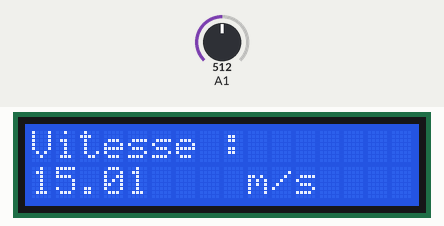
This sketch was run on a simulated Arduino Uno, built with avr-gcc and run on an emulated ATmega328P. Shown: 16×2 character LCD. The test bench sets the inputs (shaded band); at power-on: A1 = 512. What the sketch prints to the serial monitor is not drawn.

Above: at 1.2 s.
1.3 s: A1 set to 716
At 2.5 s:
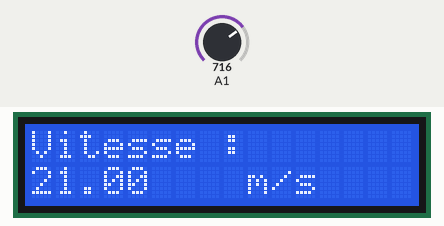
2.8 s: A1 set to 900
At 3.1 s:
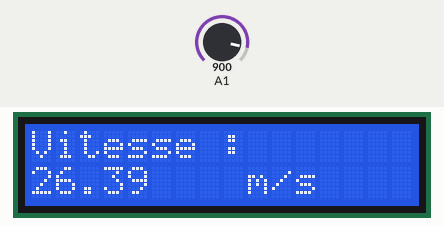
4.3 s: A1 set to 1023
At 4.8 s:
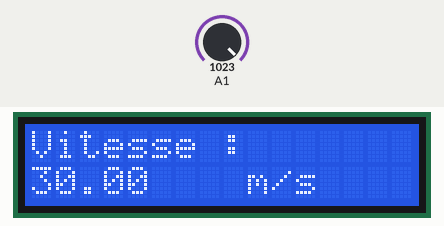
Timing chart, 0 to 7.3 s (numbered marks = the images above; inputs shaded):
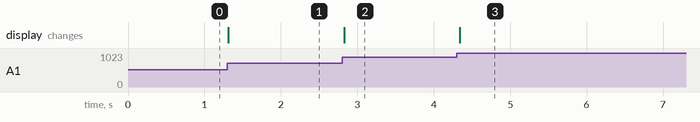

The sketch:

anemometre_lcd.ino
```cpp
// (licence header left out)
#include <LiquidCrystal.h>
LiquidCrystal lcd(8,9, 4, 5, 6, 7);

long temps;

void setup()
{
  Serial.begin(9600);
  lcd.begin(16,2);
}

void loop()
{
  temps = millis();
  int sensorValue = analogRead(A1);
  float outvoltage = sensorValue * (5.0 / 1023.0);
//  Serial.print("outvoltage = ");
//  Serial.print(outvoltage);
//  Serial.println("V");
  float Level = 6.0 * outvoltage;//The level of wind speed is proportional to the output voltage.
//  Serial.print("wind speed is ");
  Serial.print(temps);
  Serial.print("\t");
  Serial.println(Level);
  lcd.setCursor(0,0);
  lcd.print("Vitesse : ");
  lcd.setCursor(0,1);
  lcd.print(Level);
  lcd.setCursor(8,1);
  lcd.print(" ");
  lcd.setCursor(9,1);
  lcd.print("m/s");

//  Serial.println(" m/s");
//  Serial.println();
  delay(50);
}
```

Measured:
- after the input at 1.3 s, the display: changes at once (image 1)
- after the input at 2.8 s, the display: changes at once (image 2)
- after the input at 4.3 s, the display: changes at once (image 3)
